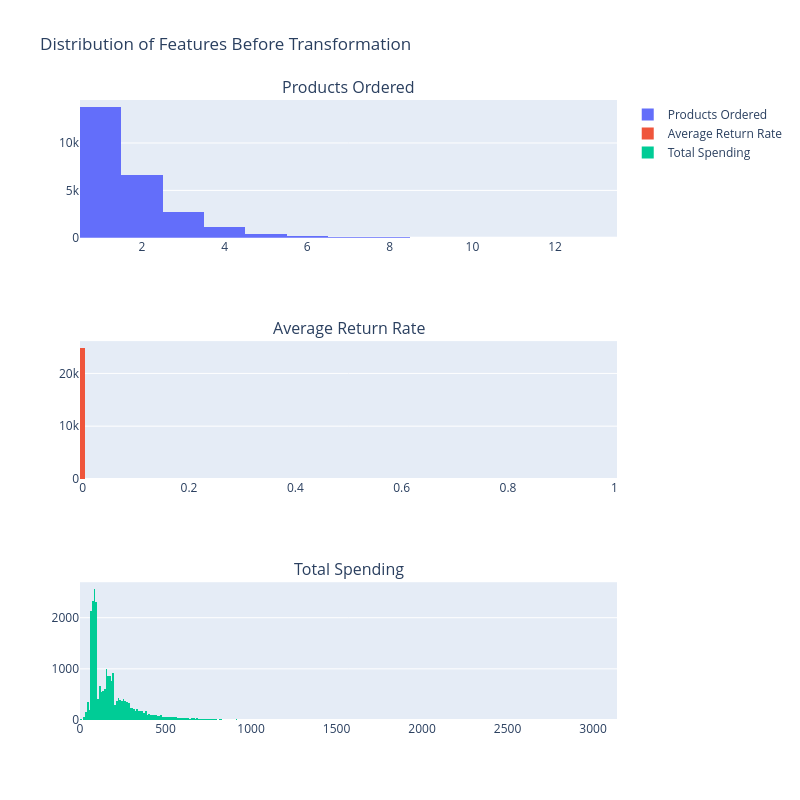

This figure's notebook cell:
### Markdown cell above
## Creating features data frame

### Code cell
# Visualizing Feature Distributions (Before Transformation)


# Creating subplots for feature distribution
fig = make_subplots(rows = 3, cols = 1, subplot_titles = [
    "Products Ordered", "Average Return Rate", "Total Spending"
])

fig.add_trace(go.Histogram(x = customers["products_ordered"], name = "Products Ordered"), row = 1, col = 1)
fig.add_trace(go.Histogram(x = customers["average_return_rate"], name = "Average Return Rate"), row = 2, col = 1)
fig.add_trace(go.Histogram(x = customers["total_spending"], name = "Total Spending"), row = 3, col = 1)

fig.update_layout(height = 800, width = 800, title_text = "Distribution of Features Before Transformation")
fig.show()

### Figure 1 — Plotly figure (JSON) as saved in the notebook; plotly's stock layout.template omitted (floating-point values rounded to 4 significant figures; data arrays with more than 128 entries replaced by an {"elided": "..."} marker saying what was removed)
{"data": [{"name": "Products Ordered", "type": "histogram", "x": {"elided": "24874 int values"}, "xaxis": "x", "yaxis": "y"}, {"name": "Average Return Rate", "type": "histogram", "x": {"elided": "24874 float values"}, "xaxis": "x2", "yaxis": "y2"}, {"name": "Total Spending", "type": "histogram", "x": {"elided": "24874 float values"}, "xaxis": "x3", "yaxis": "y3"}], "layout": {"annotations": [{"font": {"size": 16}, "showarrow": false, "text": "Products Ordered", "x": 0.5, "xanchor": "center", "xref": "paper", "y": 1, "yanchor": "bottom", "yref": "paper"}, {"font": {"size": 16}, "showarrow": false, "text": "Average Return Rate", "x": 0.5, "xanchor": "center", "xref": "paper", "y": 0.6111, "yanchor": "bottom", "yref": "paper"}, {"font": {"size": 16}, "showarrow": false, "text": "Total Spending", "x": 0.5, "xanchor": "center", "xref": "paper", "y": 0.2222, "yanchor": "bottom", "yref": "paper"}], "height": 800, "title": {"text": "Distribution of Features Before Transformation"}, "width": 800, "xaxis": {"anchor": "y", "domain": [0, 1]}, "xaxis2": {"anchor": "y2", "domain": [0, 1]}, "xaxis3": {"anchor": "y3", "domain": [0, 1]}, "yaxis": {"anchor": "x", "domain": [0.7778, 1]}, "yaxis2": {"anchor": "x2", "domain": [0.3889, 0.6111]}, "yaxis3": {"anchor": "x3", "domain": [0, 0.2222]}}}
